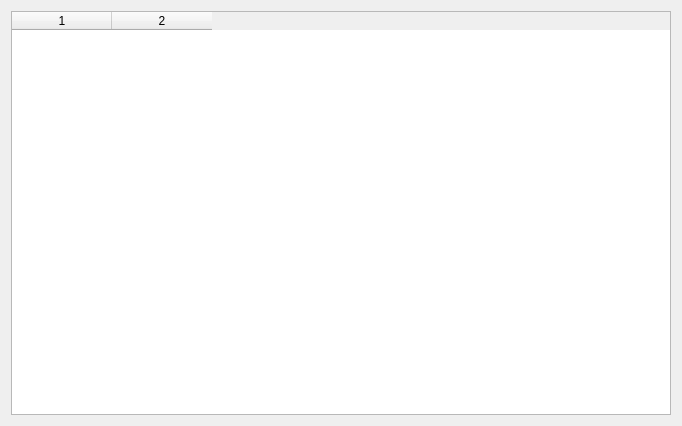
<?xml version="1.0" encoding="UTF-8"?>
<ui version="4.0">
 <class>Statistics</class>
 <widget class="QWidget" name="Statistics">
  <property name="geometry">
   <rect>
    <x>0</x>
    <y>0</y>
    <width>682</width>
    <height>426</height>
   </rect>
  </property>
  <property name="windowTitle">
   <string>Form</string>
  </property>
  <layout class="QHBoxLayout" name="horizontalLayout">
   <item>
    <widget class="QTableWidget" name="tableWidget">
     <property name="columnCount">
      <number>2</number>
     </property>
     <column/>
     <column/>
    </widget>
   </item>
  </layout>
 </widget>
 <resources/>
 <connections/>
</ui>
